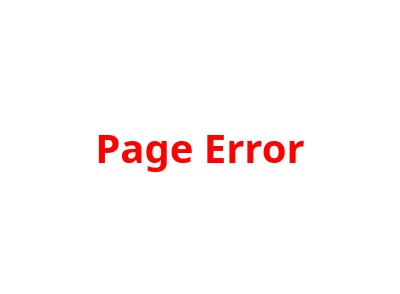
<?xml version="1.0" encoding="UTF-8"?>
<ui version="4.0">
 <class>Form</class>
 <widget class="QWidget" name="Form">
  <property name="geometry">
   <rect>
    <x>0</x>
    <y>0</y>
    <width>400</width>
    <height>294</height>
   </rect>
  </property>
  <property name="windowTitle">
   <string>Form</string>
  </property>
  <property name="styleSheet">
   <string notr="true">background-color: rgb(255, 255, 255);</string>
  </property>
  <layout class="QGridLayout" name="gridLayout">
   <item row="0" column="0">
    <widget class="QLabel" name="label">
     <property name="font">
      <font>
       <family>Bahnschrift Light</family>
       <pointsize>30</pointsize>
       <weight>75</weight>
       <italic>false</italic>
       <bold>true</bold>
       <kerning>true</kerning>
      </font>
     </property>
     <property name="styleSheet">
      <string notr="true">color: rgb(255, 0, 0);</string>
     </property>
     <property name="text">
      <string>Page Error</string>
     </property>
     <property name="alignment">
      <set>Qt::AlignCenter</set>
     </property>
    </widget>
   </item>
  </layout>
 </widget>
 <resources/>
 <connections/>
</ui>
